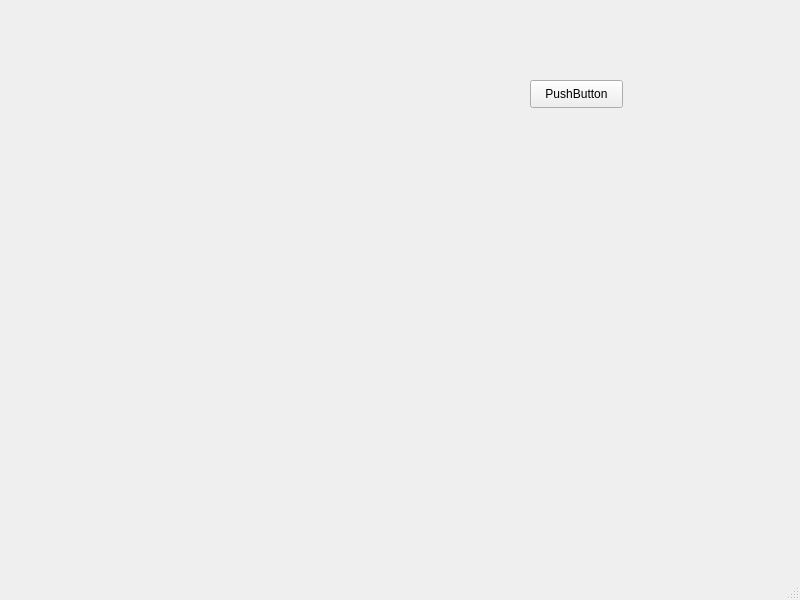
<?xml version="1.0" encoding="UTF-8"?>
<ui version="4.0">
 <class>MainWindow</class>
 <widget class="QMainWindow" name="MainWindow">
  <property name="geometry">
   <rect>
    <x>0</x>
    <y>0</y>
    <width>800</width>
    <height>600</height>
   </rect>
  </property>
  <property name="windowTitle">
   <string>MainWindow</string>
  </property>
  <widget class="QWidget" name="centralwidget">
   <widget class="QPushButton" name="pushButton">
    <property name="geometry">
     <rect>
      <x>530</x>
      <y>80</y>
      <width>93</width>
      <height>28</height>
     </rect>
    </property>
    <property name="text">
     <string>PushButton</string>
    </property>
   </widget>
  </widget>
  <widget class="QMenuBar" name="menubar">
   <property name="geometry">
    <rect>
     <x>0</x>
     <y>0</y>
     <width>800</width>
     <height>26</height>
    </rect>
   </property>
  </widget>
  <widget class="QStatusBar" name="statusbar"/>
 </widget>
 <resources/>
 <connections/>
</ui>
